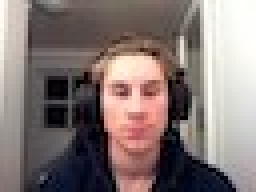
#> input picture Clustering_test_photos/Image0.jpg, 64 x 48 px (shown 4 times larger); its folder holds only this picture in this run
$ python image-cropper.py
#> lines starting #> are read from the running program, lines starting #| are printed output that depends on the picture
import numpy as np
import matplotlib.pyplot as plt
from PIL import Image
import os

def open_all_images(foldername):
#> called with foldername = 'Clustering_test_photos'
    images = []
    for image in os.listdir(foldername):
        images.append(Image.open(os.path.join(os.getcwd(), foldername, image)))
    return images

def crop_image(image):
    # Size of the image in pixels (size of orginal image)
    width, height = image.size

    # Setting the points for cropped image
    left = width / 3
    top = height / 5
    right = 3 * width / 4
    bottom = 7 * height / 8

    # Cropped image of above dimension
    im1 = image.crop((left, top, right, bottom))
    return np.array(im1)

def pixellate(image):
    small = image.resize((64, 64), resample=Image.BILINEAR)
    return small.resize(image.size,Image.NEAREST)

def rgb_to_gray(rgb):
    r, g, b = rgb[:,:,0], rgb[:,:,1], rgb[:,:,2]
    return np.dot(rgb, [0.2989, 0.5870, 0.1140])

def flatten_3d_to_2d(arr):
    orig_shape = arr.shape
    return arr.reshape(-1, len(arr)), orig_shape

def write_to_csv(images, reshape_to):
    header = "Numerical representation of images, to retrive original image, reshape to: {}\n".format(reshape_to)
    with open("Images_to_use.csv", "w+") as f:
        np.savetxt(f, images, delimiter=" ", header=header)

def main():
    images = open_all_images("Clustering_test_photos")
#> images = 1 item
    processed = []
    for image in images:
        # dont think pixelated is the right way to go!
        # pixelated = pixellate(image)
        cropped = crop_image(image)
        gray = rgb_to_gray(cropped)
        processed.append(gray)
#> this loop made 1 pass
#> (width in crop_image, height in crop_image, left in crop_image, top in crop_image, right in crop_image, bottom in crop_image) on pass 1: (64, 48, 21.33, 9.6, 48, 42)
#> pass 1, in crop_image, `im1 = image.crop((left, top, right, bottom))`:
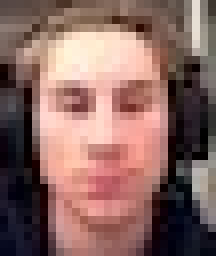
#> im1: PIL image 27x32 RGB (shown 8 times larger); mean R, G, B 137.7, 104.1, 98.5
#> pass 1, in rgb_to_gray, `r, g, b = rgb[:,:,0], rgb[:,:,1], rgb[:,:,2]`:
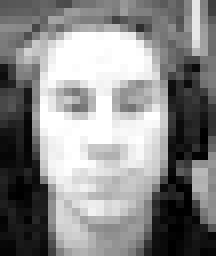
#> r: shape (32, 27) (shown 8 times larger); min 0, max 255, mean 137.7
#> pass 1, in rgb_to_gray, `r, g, b = rgb[:,:,0], rgb[:,:,1], rgb[:,:,2]`:
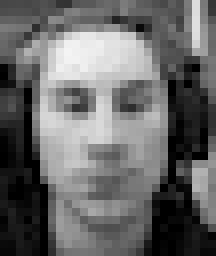
#> g: shape (32, 27) (shown 8 times larger); min 0, max 244, mean 104.1
#> pass 1, in rgb_to_gray, `r, g, b = rgb[:,:,0], rgb[:,:,1], rgb[:,:,2]`:
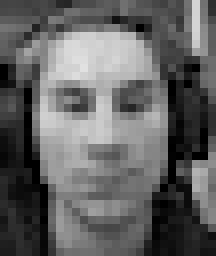
#> b: shape (32, 27) (shown 8 times larger); min 0, max 225, mean 98.5
#> after the loop, processed = 1 item

    processed = np.asarray(processed)
    flat, shape = flatten_3d_to_2d(processed)
#> flat = 864 values, max 244.1 at index 170, min 0 at index 484, mean 113.5; shape = (1, 32, 27)
    # write_to_csv(flat, shape)
    print(flat.shape)
#| (864, 1)

    # plt.imshow(processed[0], cmap="gray")
    # plt.show()

if __name__ == "__main__":
    main()
